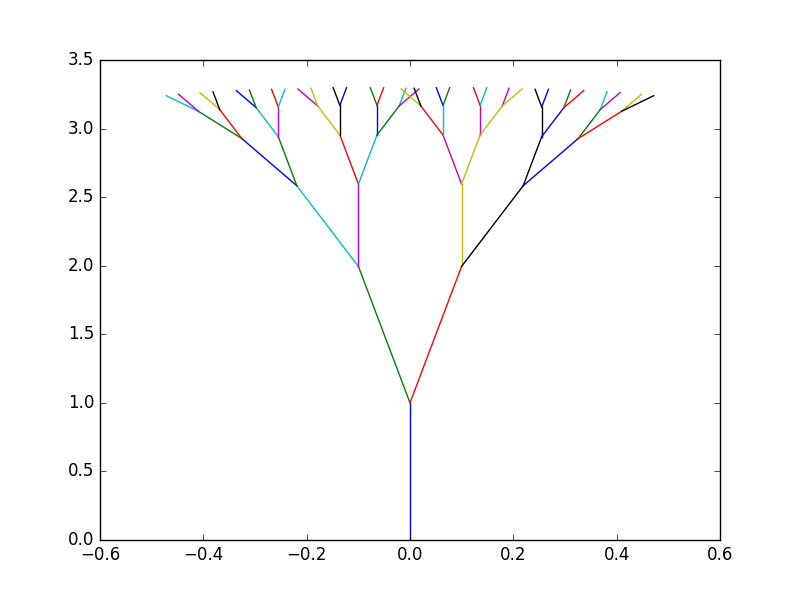

This figure's Python source:
# -*- coding: utf-8 -*-
"""
Created on Fri Jan 4 2019

@author: Bokun Wei
"""

from math import sin, cos
from matplotlib import pyplot as plt
from argparse import ArgumentParser


class MakeTree(object):

    def __init__(self, numbers_of_layers, scale_change, spread, size_scale):
        """ The constructor for the MakeTree class, setting up the initial
        parameters to plot a graph of the tree

        Parameters
        -------
        numbers_of_layers: int
            number of the layers the tree has, going from bottom to top
        scale_change: double
            how much the size scaling of the branches change for each layer
        spread: double
            how much the branches of the tree will spread out
        size_scale: double
            the initial size scale of the tree from the bottom

        """
        self.numbers_of_layers = numbers_of_layers
        self.scale_change = scale_change
        self.spread = spread
        self.size_scale = size_scale

    def update_splitting_point(self, current_point):
        """given the info on previous point where branches separates, info on
        the next splitting point is determined

        Parameters
        -------
        current_point: list
            contain info of a splitting point including x position, y position
            and angle

        Returns
        -------
        list
            info of the new updated splitting point including x position,
            y position and angle
        """
        current_xpos, current_ypos, current_angle = current_point
        # calculating the angle information of the new splitting point
        new_angle = current_angle + self.spread
        # calculating the x coordinate of the new splitting point
        new_x = current_xpos + self.size_scale*sin(new_angle)
        # calculating the y coordinate of the new splitting point
        new_y = current_ypos + self.size_scale*cos(new_angle)

        return [new_x, new_y, new_angle]

    def reverse_spread(self):
        """reverse the sign on the spread i.e. decide if it's left or
        right branch"""

        self.spread = -self.spread

    def produce_tree(self, plot=True, tree_starting_point=[0, 0],
                     x_pos=0, y_pos=1, angle=0):
        """ this function produce the tree by determining the coordinate
        of each splitting point and optionally plot them

        Parameters
        -------
        plot: bool
            whether to produce the plot or not
        tree_starting_point: list
            coordinate of the starting position of the tree
        x_pos: double
            x position of the first splitting point of the tree
        y_pos: double
            y position of the first splitting point of the tree
        angle: double
            angle information of the first splitting point of the tree


        """
        # define the initial splitting point
        old_splitting_points = [[x_pos, y_pos, angle]]
        if plot:
            # plot the first line from bottom
            plt.plot(tree_starting_point, [x_pos, y_pos])

        while self.numbers_of_layers > 0:  # go through the layers
            new_splitting_points = []
            for splitting_point in old_splitting_points:
                # get the x, y angle info from the previous splitting point
                current_xpos, current_ypos, current_angle = splitting_point
                # get the new splitting point on the right
                new_right = self.update_splitting_point(splitting_point)
                self.reverse_spread()
                # get the new splitting point on the left
                new_left = self.update_splitting_point(splitting_point)
                self.reverse_spread()
                # store the above calculated results
                new_splitting_points.append(new_left)
                new_splitting_points.append(new_right)
                # obtain the x, y coordinates of new splitting point
                new_xpos_left, new_ypos_left, new_angle_left = new_left
                new_xpos_right, new_ypos_right, new_angle_right = new_right

                if plot:
                    # plot the lines connecting the splitting point
                    plt.plot([current_xpos, new_xpos_left],
                             [current_ypos, new_ypos_left])
                    plt.plot([current_xpos, new_xpos_right],
                             [current_ypos, new_ypos_right])
            # update the splitting point for next layer
            old_splitting_points = new_splitting_points
            # change size for the next layer
            self.size_scale *= self.scale_change
            self.numbers_of_layers -= 1
        if plot:
            plt.savefig('tree.png')


if __name__ == "__main__":
    parser = ArgumentParser(description="Produce tree strcture")
    parser.add_argument("numbers_of_layers")
    parser.add_argument("scale_change")
    parser.add_argument("spread")
    parser.add_argument("size_scale")
    arguments = parser.parse_args()

    tree = MakeTree(int(arguments.numbers_of_layers),
                    float(arguments.scale_change), float(arguments.spread),
                    float(arguments.size_scale))
    tree.produce_tree()
